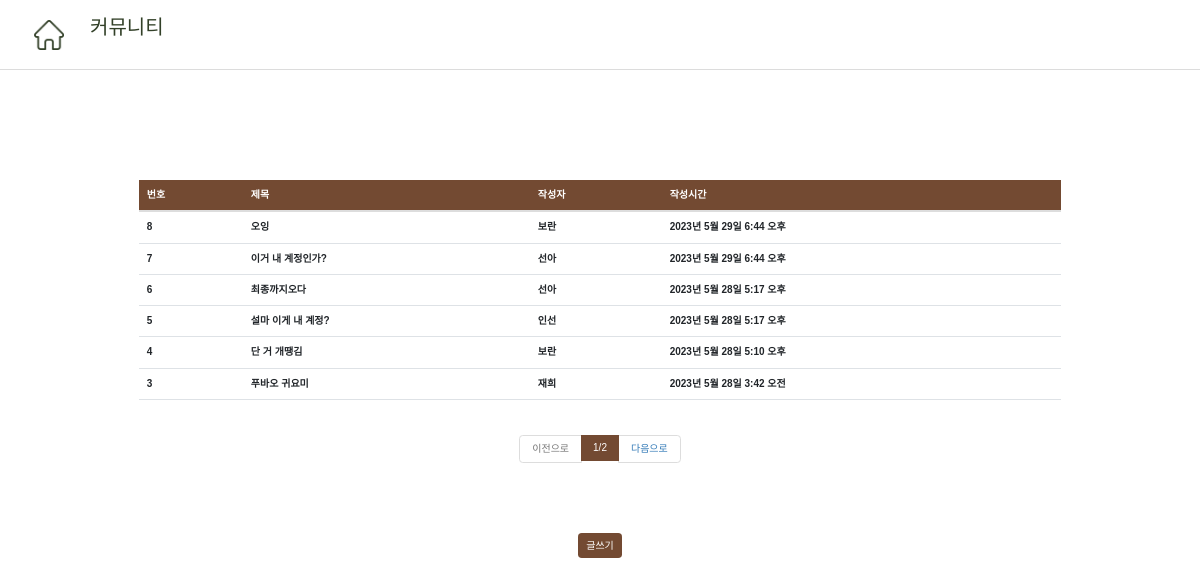
/board/list/, run on the app's committed database.
### board/models.py (models this page shows, shortened)
class Board(models.Model):
    title = models.CharField(max_length=64, verbose_name="제목")
    contents = models.TextField(verbose_name="내용")
    registered_date = models.DateTimeField(auto_now_add=True, verbose_name = "등록 시간")
    writer = models.ForeignKey('accounts.User', verbose_name = "작성자", on_delete = models.CASCADE)
    class Meta:
        db_table = "community"
        verbose_name = "게시물"
        verbose_name_plural = "게시물"

### accounts/models.py (models this page shows)
class User(models.Model):
    username = models.CharField(max_length=128)
    useremail = models.EmailField(max_length=128)
    password = models.CharField(max_length=128)
    created_at = models.DateTimeField(auto_now_add=True)
    def __str__(self):
        return self.username
    class Meta:
        db_table = 'cafeProject_user'
        verbose_name = '카페앱 사용자'
        verbose_name_plural = '카페앱 사용자'

### board/views.py (the view)
# urls.py: path('list/', views.board_list),
def board_list(request):
    all_boards = Board.objects.all().order_by('-id')
    page = int(request.GET.get('p', 1))
    paginator = Paginator(all_boards, 6)
    boards = paginator.get_page(page)
    return render(request, 'board_list.html', {'boards':boards})

### board/templates/board_list.html (shortened to what this page needs)
{% extends 'base.html' %}
{% block contents %}
<head>
    <link href="/static/font1.css" type="text/css" rel="stylesheet">
</head>
<body>
    <div class="top-bar"
        style="position: fixed; top: 0;
                left: 0;
                width: 100%;
                background-color: white;
                color: #324028;
                padding: 10px;
                z-index: 9999;
                height: 70px;
                border-bottom: 1px solid gainsboro;">
        <a href="/"><img class="home-btn" src="/static/home-img.png"
            style="display:block; position: absolute; top: 20px; right: 50px; left: 34px; width: 30px; height: 30px; background-size: cover;"/></a>
        <h2 style="margin-left: 80px; margin-top: 5px;">커뮤니티</h2>
    </div>
    <div class="container" style="margin-top: 150px;">
        <div class = "row mt-5" style="display: flex; justify-content: center;">
            <div class = "col-10">
                <table class = "table table-hover">
                    <thead class="table text-white" style="background-color: #734A32">
                        <tr>
                        <th>번호</th>
                        <th>제목</th>
                        <th>작성자</th>
                        <th>작성시간</th>
                        </tr>
                    </thead>
                    <tbody class = "text-dark">
                        {% for board in boards %}
                        <tr onclick = "location.href = '/board/detail/{{board.id}}'">
                            <th>{{board.id}}</th>
                            <th>{{board.title}}</th>
                            <th>{{board.writer}}</th>
                            <th>{{board.registered_date}}</th>
                        </tr>
                        {% endfor %}
                    </tbody>
                </table>
            </div>
        </div>
        <div class = "row mt-2">
            <div class = "col-12">
                <nav>
                    <ul class = "pagination justify-content-center">
                        {% if boards.has_previous %}
                            <li class = "page-item">
                                <a class = "page-link" href = "?p={{boards.previous_page_number}}">이전으로</a>
                            </li>
                        {% else %}
                            <li class = "page-item disabled">
                                <a class = "page-link disabled" href = "#">이전으로</a>
                            </li>
                        {% endif %}
                        <li class = "page-item active">
                            <a class = "page-link" style="background-color: #734A32; border:none">{{boards.number}}/{{boards.paginator.num_pages}}</a>
                        </li>
                        {% if boards.has_next %}
                            <li class = "page-item">
                                <a class = "page-link" href = "?p={{boards.next_page_number}}">다음으로</a>
                            </li>
                        {% else %}
                            <li class = "page-item disabled">
                                <a class = "page-link disabled" href = "#">다음으로</a>
                            </li>
                        {% endif %}
                    </ul>
                </nav>
            </div>
        </div>
        <div class = "row">
            <div class = "col-12" style="display: flex; justify-content: center; margin-top: 50px;">
                <button class="btn text-white" style="background-color: #734A32;" onclick = "location.href = '/board/write/'">글쓰기</button>
            </div>
        </div>
    </div>
</body>
{% endblock %}

### data on the page
Board: id "8", title "오잉", writer "보란", registered_date "2023년 5월 29일 6:44 오후"
Board: id "7", title "이거 내 계정인가?", writer "선아", registered_date "2023년 5월 29일 6:44 오후"
Board: id "6", title "최종까지오다", writer "선아", registered_date "2023년 5월 28일 5:17 오후"
Board: id "5", title "설마 이게 내 계정?", writer "인선", registered_date "2023년 5월 28일 5:17 오후"
Board: id "4", title "단 거 개땡김", writer "보란", registered_date "2023년 5월 28일 5:10 오후"
Board: id "3", title "푸바오 귀요미", writer "재희", registered_date "2023년 5월 28일 3:42 오전"

### other printed values
{{ boards.number }} "1"
{{ boards.paginator.num_pages }} "2"
